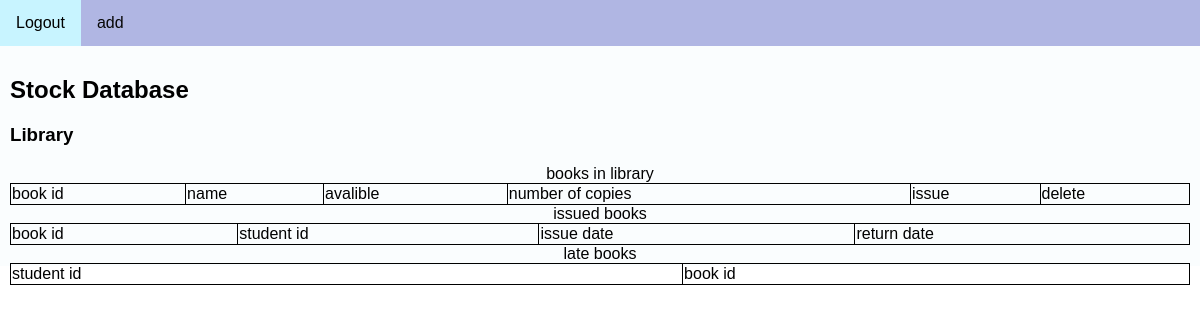
The app's page /library, older data.
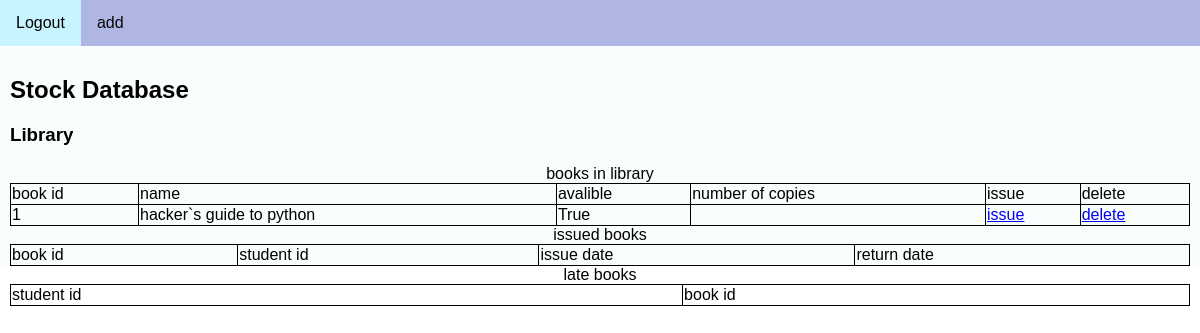
The same page, newer data.
### library/models.py (models this page shows)
class book(models.Model):
    book_id = models.PositiveIntegerField(primary_key = True)
    book_name = models.CharField(max_length=500)
    availabity = models.BooleanField(default=True)

### library/views.py (the view)
# urls.py: path('',views.console, name='bio_lab'),
def console(request):
    cursor = connection.cursor()
    items = book.objects.all()
    items2 = book_copy.objects.all()
    item3 = issues.objects.all()
    today = datetime.date.today()
    late_books = issues.objects.filter(return_date__lte=today)
    return render(request, 'library/console.html', locals())

### library/templates/library/console.html (shortened to what this page needs)
<!DOCTYPE html>
{% extends 'library/base.html' %}
{% block content %}
<body>
<div class="topnav">
    <a href="/logout">Logout</a>
     <a href="library/add">add</a>
</div>
<div class="content">
  <h2>Stock Database</h2>
    <h3>Library</h3>
 <table>
 <caption>books in library</caption>
 <thead>
    <td>book id</td>
    <td>name</td>
    <td>avalible</td>
    <td>number of copies</td>
    <td>issue</td>
    <td>delete</td>
 </thead>
 <tbody>
    {% for item in items %}
        <tr>
            <td>{{item.book_id}}</td>
            <td>{{item.book_name}}</td>
            <td>{{item.availabity}}</td>
            <td>{{item2.num_copies_available}}</td>
            <td>
                <a href = {% url 'library:issue_with_pk' item.book_id %}  class = "btn btn-warnning btn-sml" role = "button">issue</a>
            </td>
            <td>
                <a href = {% url 'library:delete' item.book_id %}  class = "btn btn-warnning btn-sml" role = "button">delete</a>
            </td>
        </tr>
    {% endfor %}
 </tbody>
 </table>
 <table>
    <caption>issued books</caption>
 <thead>
    <td>book id</td>
    <td>student id</td>
    <td>issue date</td>
    <td>return date</td>
 </thead>
  </table>
 <table>
 <caption>late books</caption>
 <thead>
    <td>student id</td>
    <td>book id</td>
 </thead>
 </table>
</div>
</body>
{% endblock content %}

Row changes from the older to the newer data that the page shows:
added book: book_id "1", book_name "hacker`s guide to python", availabity "True"
